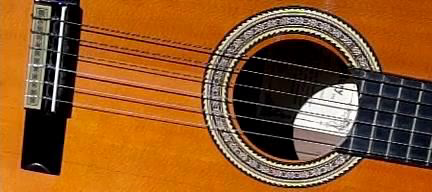
#> input picture frame 1 of media/guitar.mp4-Mag20Ideal-lo72-hi92-color.avi, 432 x 192 px, given in place of guitar.mp4, which was not available
$ python phasebasedMoMagColor.py   (Python 2 division)   (older library calls are emulated)
#> lines starting #> are read from the running program, lines starting #| are printed output that depends on the picture; pictures that were not available may be replaced by others from this repository, and a replacement may not be noted
### perceptual/filterbank.py
from __future__ import division
import numpy as np
import scipy.misc as sc
import scipy.signal

# [30 lines left out: function visualize, not called in this run]

class Steerable:
	def __init__(self, height = 5):
		"""
		height is the total height, including highpass and lowpass
		"""
		self.nbands = 4
		self.height = height
		self.isSample = True

	def buildSCFpyr(self, im):
		assert len(im.shape) == 2, 'Input image must be grayscale'

		M, N = im.shape
		log_rad, angle = self.base(M, N)
		Xrcos, Yrcos = self.rcosFn(1, -0.5)
		Yrcos = np.sqrt(Yrcos)
		YIrcos = np.sqrt(1 - Yrcos*Yrcos)

		lo0mask = self.pointOp(log_rad, YIrcos, Xrcos)
		hi0mask = self.pointOp(log_rad, Yrcos, Xrcos)

		imdft = np.fft.fftshift(np.fft.fft2(im))
		lo0dft = imdft * lo0mask

		coeff = self.buildSCFpyrlevs(lo0dft, log_rad, angle, Xrcos, Yrcos, self.height - 1)

		hi0dft = imdft * hi0mask
		hi0 = np.fft.ifft2(np.fft.ifftshift(hi0dft))

		coeff.insert(0, hi0.real)

		return coeff

	# [4 lines left out: function getlist, not called in this run]

	def buildSCFpyrlevs(self, lodft, log_rad, angle, Xrcos, Yrcos, ht):
		if (ht <=1):
			lo0 = np.fft.ifft2(np.fft.ifftshift(lodft))
			coeff = [lo0.real]

		else:
			Xrcos = Xrcos - 1

			# ==================== Orientation bandpass =======================
			himask = self.pointOp(log_rad, Yrcos, Xrcos)

			lutsize = 1024
			Xcosn = np.pi * np.array(range(-(2*lutsize+1),(lutsize+2)))/lutsize
			order = self.nbands - 1
			const = np.power(2, 2*order) * np.square(sc.factorial(order)) / (self.nbands * sc.factorial(2*order))

			alpha = (Xcosn + np.pi) % (2*np.pi) - np.pi
			Ycosn = 2*np.sqrt(const) * np.power(np.cos(Xcosn), order) * (np.abs(alpha) < np.pi/2)

			orients = []

			for b in range(self.nbands):
				anglemask = self.pointOp(angle, Ycosn, Xcosn + np.pi*b/self.nbands)
				banddft = np.power(np.complex(0,-1), self.nbands - 1) * lodft * anglemask * himask
				band = np.fft.ifft2(np.fft.ifftshift(banddft))
				orients.append(band)

			# ================== Subsample lowpass ============================
			dims = np.array(lodft.shape)

			lostart = np.ceil((dims+0.5)/2) - np.ceil((np.ceil((dims-0.5)/2)+0.5)/2)
			loend = lostart + np.ceil((dims-0.5)/2)

			lostart = lostart.astype(int)
			loend = loend.astype(int)

			log_rad = log_rad[lostart[0]:loend[0], lostart[1]:loend[1]]
			angle = angle[lostart[0]:loend[0], lostart[1]:loend[1]]
			lodft = lodft[lostart[0]:loend[0], lostart[1]:loend[1]]
			YIrcos = np.abs(np.sqrt(1 - Yrcos*Yrcos))
			lomask = self.pointOp(log_rad, YIrcos, Xrcos)

			lodft = lomask * lodft

			coeff = self.buildSCFpyrlevs(lodft, log_rad, angle, Xrcos, Yrcos, ht-1)
			coeff.insert(0, orients)

		return coeff

	# [67 lines left out: functions reconSCFpyrLevs, reconSCFpyr, not called in this run]


	def base(self, m, n):

		x = np.linspace(-(m // 2)/(m / 2), (m // 2)/(m / 2) - (1 - m % 2)*2/m , num = m)
		y = np.linspace(-(n // 2)/(n / 2), (n // 2)/(n / 2) - (1 - n % 2)*2/n , num = n)

		xv, yv = np.meshgrid(y, x)

		angle = np.arctan2(yv, xv)

		rad = np.sqrt(xv**2 + yv**2)
		rad[m//2][n//2] = rad[m//2][n//2 - 1]
		log_rad = np.log2(rad)

		return log_rad, angle

	def rcosFn(self, width, position):
		N = 256
		X = np.pi * np.array(range(-N-1, 2))/2/N

		Y = np.cos(X)**2
		Y[0] = Y[1]
		Y[N+2] = Y[N+1]

		X = position + 2*width/np.pi*(X + np.pi/4)
		return X, Y

	def pointOp(self, im, Y, X):
		out = np.interp(im.flatten(), X, Y)
		return np.reshape(out, im.shape)

class SteerableNoSub(Steerable):

	# [43 lines left out: function buildSCFpyrlevs, not called in this run]

### pyr2arr.py
# -*- coding: utf-8 -*-
"""
Created on Mon Dec 21 18:19:12 2015

@author: jkooij
"""

import numpy as np

class Pyramid2arr:
    '''Class for converting a pyramid to/from a 1d array'''

    def __init__(self, steer, coeff=None):
        """
        Initialize class with sizes from pyramid coeff
        """
        self.levels = range(1, steer.height-1)
        self.bands = range(steer.nbands)

        self._indices = None
        if coeff is not None:
            self.init_coeff(coeff)

    def init_coeff(self, coeff):
        shapes = [coeff[0].shape]
        for lvl in self.levels:
            for b in self.bands:
                shapes.append( coeff[lvl][b].shape )
        shapes.append(coeff[-1].shape)

        # compute the total sizes
        sizes = [np.prod(shape) for shape in shapes]

        # precompute indices of each band
        offsets = np.cumsum([0] + sizes)
        self._indices = zip(offsets[:-1], offsets[1:], shapes)

    def p2a(self, coeff):
        """
        Convert pyramid as a 1d Array
        """

        if self._indices is None:
            self.init_coeff(coeff)

        bandArray = np.hstack([ np.ravel( coeff[lvl][b] ) for lvl in self.levels for b in self.bands ])
        bandArray = np.hstack((np.ravel(coeff[0]), bandArray, np.ravel(coeff[-1])))

        return bandArray


    def a2p(self, bandArray):
        """
        Convert 1d array back to Pyramid
        """

        assert self._indices is not None, 'Initialize Pyramid2arr first with init_coeff() or p2a()'

        # create iterator that convert array to images
        it = (np.reshape(bandArray[istart:iend], size) for (istart,iend,size) in self._indices)

        coeffs = [it.next()]
        for lvl in self.levels:
            coeffs.append([it.next() for band in self.bands])
        coeffs.append(it.next())

        return coeffs

### temporal_filters.py
# -*- coding: utf-8 -*-
"""
Created on Mon Dec 21 17:52:29 2015

@author: jkooij
"""

import numpy as np
import scipy.signal

import scipy.fftpack as fftpack
#import pyfftw.interfaces.scipy_fftpack as fftpack


class SlidingWindow (object):

    def __init__(self, size, step=1):
        self.size = size
        self.step = step
        self.memory = None

        assert(self.step > 0)

    # [19 lines left out: function process, not called in this run]

    def update(self, data):
        if self.memory is None:
            self.memory = np.asarray(data)
        else:
            self.memory = np.concatenate((self.memory, data), axis=0)

    def next(self):
        if self.memory is not None and self.memory.shape[0] >= self.size:
            # get window
            out = self.memory[:self.size]

            # slide
            self.memory = self.memory[self.step:]

            return out
        else:
            raise StopIteration()

    # [9 lines left out: function collect, not called in this run]

class IdealFilter (object):
    """ Implements ideal_bandpassing as in EVM_MAtlab. """

    def __init__(self, wl=.5, wh=.75, fps=1, NFFT=None):
        """Ideal bandpass filter using FFT """

        self.fps = fps
        self.wl = wl
        self.wh = wh
        self.NFFT = NFFT

        if self.NFFT is not None:
            self.__set_mask()

    def __set_mask(self):
        self.frequencies = fftpack.fftfreq(self.NFFT, d=1.0/self.fps)

        # determine what indices in Fourier transform should be set to 0
        self.mask = (np.abs(self.frequencies) < self.wl) | (np.abs(self.frequencies) > self.wh)


    def __call__(self, data, axis=0):
        if self.NFFT is None:
            self.NFFT = data.shape[0]
            self.__set_mask()

        fft = fftpack.fft(data, axis=axis)
        fft[self.mask] = 0
        return np.real( fftpack.ifft(fft, axis=axis) )

class IdealFilterWindowed (SlidingWindow):

    def __init__(self, winsize, wl=.5, wh=.75, fps=1, step=1, outfun=None):
        SlidingWindow.__init__(self, winsize, step)
        self.filter = IdealFilter(wl, wh, fps=fps, NFFT=winsize)
        self.outfun = outfun

    def next(self):
        out = SlidingWindow.next(self)
        out = self.filter(out)
        if self.outfun is not None:
            # apply output function, e.g. to return first (most recent) item
            out = self.outfun(out)
        return out


class IIRFilter (SlidingWindow):
    """
    Implements the IIR filter
           a[0]*y[n] = b[0]*x[n] + b[1]*x[n-1] + ... + b[nb]*x[n-nb]
                                   - a[1]*y[n-1] - ... - a[na]*y[n-na]
    See scipy.signal.lfilter
    """

    # [37 lines left out: functions __init__, update, next, not called in this run]


class ButterFilter (IIRFilter):
    # [4 lines left out: function __init__, not called in this run]


class ButterBandpassFilter (ButterFilter):

    # [5 lines left out: function __init__, not called in this run]

    def update(self, data):
        ButterFilter.update(self, data)
        self.lowpass.update(data)

    # [4 lines left out: function next, not called in this run]

### phasebasedMoMagColor.py
from perceptual.filterbank import *

import cv2

# determine what OpenCV version we are using
try:
    import cv2.cv as cv

    USE_CV2 = True
except ImportError:
    # OpenCV 3.x does not have cv2.cv submodule
    USE_CV2 = False

import sys
import numpy as np

from pyr2arr import Pyramid2arr
from temporal_filters import IdealFilterWindowed, ButterBandpassFilter


def phaseBasedMagnifyColor(vidFname, vidFnameOut, maxFrames, windowSize, factor, fpsForBandPass, lowFreq, highFreq):
    # initialize the steerable complex pyramid
    steer = Steerable(5)
    steer.nbands = 8
    pyArr = Pyramid2arr(steer)

    print "Reading:", vidFname,

    # get vid properties
    vidReader = cv2.VideoCapture(vidFname)
    if USE_CV2:
        # OpenCV 2.x interface
        vidFrames = int(vidReader.get(cv.CV_CAP_PROP_FRAME_COUNT))
        width = int(vidReader.get(cv.CV_CAP_PROP_FRAME_WIDTH))
        height = int(vidReader.get(cv.CV_CAP_PROP_FRAME_HEIGHT))
        fps = int(vidReader.get(cv.CV_CAP_PROP_FPS))
        func_fourcc = cv.CV_FOURCC
    else:
        # OpenCV 3.x interface
        vidFrames = int(vidReader.get(cv2.CAP_PROP_FRAME_COUNT))
        width = int(vidReader.get(cv2.CAP_PROP_FRAME_WIDTH))
        height = int(vidReader.get(cv2.CAP_PROP_FRAME_HEIGHT))
        fps = int(vidReader.get(cv2.CAP_PROP_FPS))
        func_fourcc = cv2.VideoWriter_fourcc

    if np.isnan(fps):
        fps = 30

    print ' %d frames' % vidFrames,
    print ' (%d x %d)' % (width, height),
    print ' FPS:%d' % fps

    # video Writer
    fourcc = func_fourcc('M', 'J', 'P', 'G')
    vidWriter = cv2.VideoWriter(vidFnameOut, fourcc, int(fps), (width, height), 1)
    print 'Writing:', vidFnameOut

    # how many frames
    nrFrames = min(vidFrames, maxFrames)

    # setup temporal filter
    filter = IdealFilterWindowed(windowSize, lowFreq, highFreq, fps=fpsForBandPass, outfun=lambda x: x[0])

    print 'FrameNr:',
    for frameNr in range(nrFrames + windowSize):
        print frameNr,
        sys.stdout.flush()

        if frameNr < nrFrames:
            # read frame
            _, im = vidReader.read()

            if im is None:
                # if unexpected, quit
                break

            # convert to gray image
            if len(im.shape) > 2:
                grayIm = cv2.cvtColor(im, cv2.COLOR_RGB2GRAY)
            else:
                # already a grayscale image?
                grayIm = im

            rgbIm = np.empty((im.shape[0], im.shape[1], 3))
            motionCounter = 0
            for i in range(len(im.shape)):

                # We decompose the image within the pyramid's coefficients. This refers to the first column in the figure 2 of the paper.
                coeff = steer.buildSCFpyr(im[:, :, i])

                # add image pyramid to video array
                # NOTE: on first frame, this will init rotating array to store the pyramid coeffs
                arr = pyArr.p2a(coeff)

                # We take the phase of the decomposition (second column of figure 2) for every coefficient.
                phases = np.angle(arr)

                # add to temporal filter
                filter.update([phases])

                # try to get filtered output to continue
                try:
                    filteredPhases = filter.next()
                except StopIteration:
                    rgbIm[:, :, i] = im[:, :, i]
                    continue

                print '*',

                # motion magnification
                magnifiedPhases = phases + filteredPhases * factor
                # create new array
                newArr = np.abs(arr) * np.exp(magnifiedPhases * 1j)

                # create pyramid coeffs
                newCoeff = pyArr.a2p(newArr)

                # reconstruct pyramid
                out = steer.reconSCFpyr(newCoeff)

                # clip values out of range
                out[out > 255] = 255
                out[out < 0] = 0
                # make a RGB image
                motionCounter += 1
                rgbIm[:, :, i] = out

            # write to disk

            if motionCounter < len(im.shape):
                res = cv2.convertScaleAbs(im)
            else:
                res = cv2.convertScaleAbs(rgbIm)
            vidWriter.write(res)
#> this loop made 10 passes
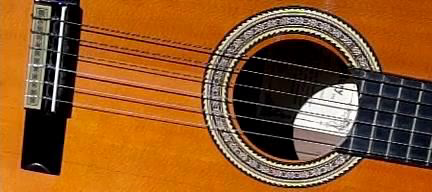
#> input picture frame 1 of media/guitar.mp4-Mag20Ideal-lo72-hi92-color.avi, 432 x 192 px, given in place of guitar.mp4, which was not available
#> pass 1, in phaseBasedMagnifyColor, `grayIm = cv2.cvtColor(im, cv2.COLOR_RGB2GRAY)`:
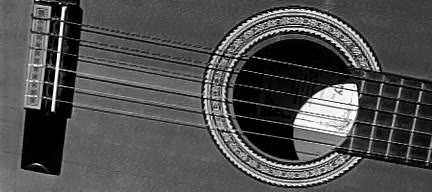
#> grayIm: shape (192, 432); min 0, max 255, mean 79.6
#> pass 1, in buildSCFpyrlevs, `himask = self.pointOp(log_rad, Yrcos, Xrcos)`:
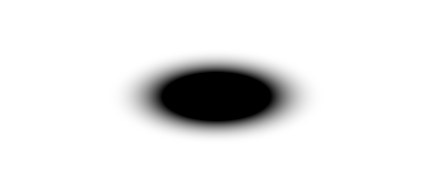
#> himask: shape (192, 432) float64; min 6.12e-17, max 1, mean 0.914
#> pass 1, in buildSCFpyrlevs, `log_rad = log_rad[lostart[0]:loend[0], lostart[1]:loend[1]]`:
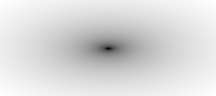
#> log_rad: shape (96, 216) float64; min -7.75, max -0.5, mean -1.53; drawn with min black and max white
#> pass 1, in buildSCFpyrlevs, `angle = angle[lostart[0]:loend[0], lostart[1]:loend[1]]`:
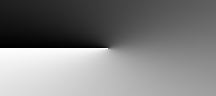
#> angle: shape (96, 216) float64; min -3.12, max 3.14, mean -3.79e-05; drawn with min black and max white
#> after the loop:
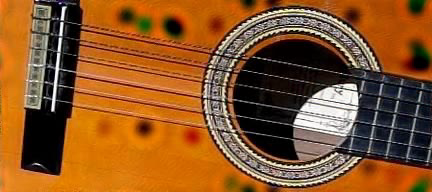
#> im: shape (192, 432, 3); mean B, G, R 39.5, 85.4, 137.9
#> after the loop:
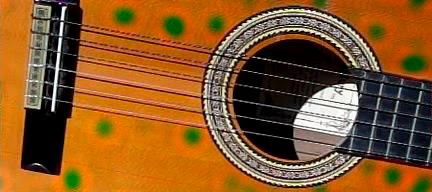
#> res: shape (192, 432, 3); mean B, G, R 40, 87.7, 137.2
#> after the loop:
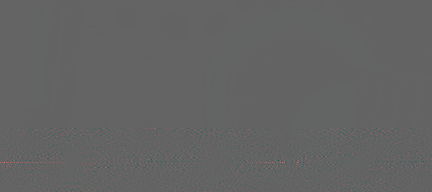
#> rgbIm: shape (192, 432, 3) float64; mean B, G, R 39.5, 85.4, 8.4; drawn with min black and max white

    # free the video reader/writer
    vidReader.release()
    vidWriter.release()

################# main script
def main():

    vidFname = 'media/guitar.mp4'

    # maximum nr of frames to process
    maxFrames = 60000
    # the size of the sliding window
    windowSize = 30
    # the magnifaction factor
    factor = 500
    # the fps used for the bandpass
    fpsForBandPass = 600  # use -1 for input video fps
    # low ideal filter
    lowFreq = 72
    # high ideal filter
    highFreq = 92
    # output video filename
    vidFnameOut = vidFname + '-Mag%dIdeal-lo%d-hi%d-color.avi' % (factor, lowFreq, highFreq)

    phaseBasedMagnifyColor(vidFname, vidFnameOut, maxFrames, windowSize, factor, fpsForBandPass, lowFreq, highFreq)

if __name__ == "__main__":
#> (the run stopped early here; a loop or call above may not have finished)

$ run again, starting later in the video
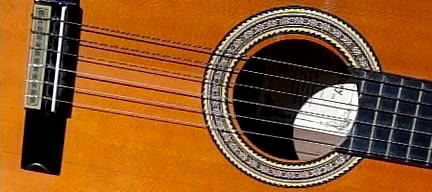
#> input picture frame 7 of media/guitar.mp4-Mag20Ideal-lo72-hi92-color.avi, 432 x 192 px, given in place of guitar.mp4, which was not available
#> the loop in phaseBasedMagnifyColor, `for frameNr in range(nrFrames + windowSize):` made 10 passes
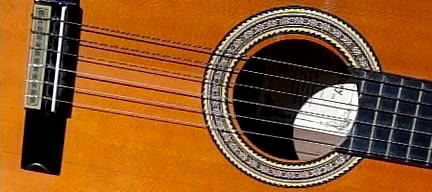
#> input picture frame 7 of media/guitar.mp4-Mag20Ideal-lo72-hi92-color.avi, 432 x 192 px, given in place of guitar.mp4, which was not available
#> after the loop in phaseBasedMagnifyColor, `for frameNr in range(nrFrames + windowSize):`:
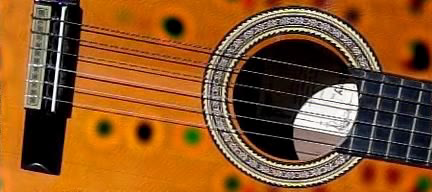
#> res: shape (192, 432, 3); mean of channels 0, 1, 2 39.9, 85.2, 138; drawn as B, G, R

$ run again, starting later in the video
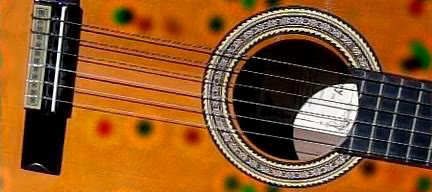
#> input picture frame 12 of media/guitar.mp4-Mag20Ideal-lo72-hi92-color.avi, 432 x 192 px, given in place of guitar.mp4, which was not available
#> the loop in phaseBasedMagnifyColor, `for frameNr in range(nrFrames + windowSize):` made 5 passes
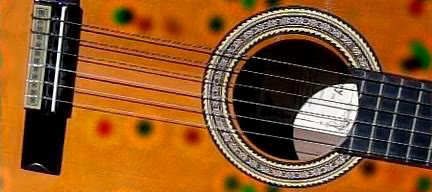
#> input picture frame 12 of media/guitar.mp4-Mag20Ideal-lo72-hi92-color.avi, 432 x 192 px, given in place of guitar.mp4, which was not available
#> pass 1, in phaseBasedMagnifyColor, `grayIm = cv2.cvtColor(im, cv2.COLOR_RGB2GRAY)`:
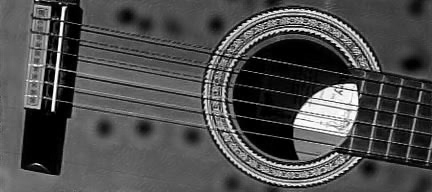
#> grayIm: shape (192, 432); min 0, max 255, mean 77.8
#> after the loop in phaseBasedMagnifyColor, `for frameNr in range(nrFrames + windowSize):`:
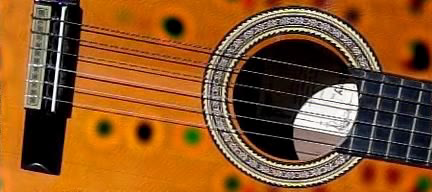
#> res: shape (192, 432, 3); mean B, G, R 39.9, 85.2, 138
